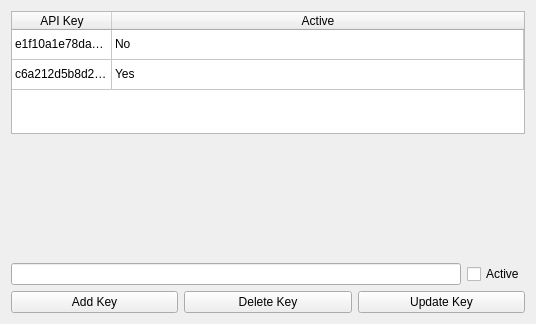
<?xml version="1.0" encoding="UTF-8"?>
<ui version="4.0">
 <class>Form</class>
 <widget class="QWidget" name="Form">
  <property name="geometry">
   <rect>
    <x>0</x>
    <y>0</y>
    <width>536</width>
    <height>324</height>
   </rect>
  </property>
  <property name="windowTitle">
   <string>Form</string>
  </property>
  <layout class="QHBoxLayout" name="horizontalLayout_2">
   <item>
    <layout class="QVBoxLayout" name="verticalLayout">
     <item>
      <widget class="QTableWidget" name="tblAPI">
       <property name="horizontalScrollBarPolicy">
        <enum>Qt::ScrollBarAlwaysOff</enum>
       </property>
       <property name="sizeAdjustPolicy">
        <enum>QAbstractScrollArea::AdjustToContents</enum>
       </property>
       <property name="autoScroll">
        <bool>false</bool>
       </property>
       <property name="alternatingRowColors">
        <bool>false</bool>
       </property>
       <property name="selectionMode">
        <enum>QAbstractItemView::ExtendedSelection</enum>
       </property>
       <property name="selectionBehavior">
        <enum>QAbstractItemView::SelectRows</enum>
       </property>
       <property name="textElideMode">
        <enum>Qt::ElideRight</enum>
       </property>
       <property name="showGrid">
        <bool>true</bool>
       </property>
       <property name="sortingEnabled">
        <bool>true</bool>
       </property>
       <property name="wordWrap">
        <bool>false</bool>
       </property>
       <attribute name="horizontalHeaderVisible">
        <bool>true</bool>
       </attribute>
       <attribute name="horizontalHeaderCascadingSectionResizes">
        <bool>true</bool>
       </attribute>
       <attribute name="horizontalHeaderMinimumSectionSize">
        <number>39</number>
       </attribute>
       <attribute name="horizontalHeaderDefaultSectionSize">
        <number>100</number>
       </attribute>
       <attribute name="horizontalHeaderHighlightSections">
        <bool>false</bool>
       </attribute>
       <attribute name="horizontalHeaderShowSortIndicator" stdset="0">
        <bool>true</bool>
       </attribute>
       <attribute name="horizontalHeaderStretchLastSection">
        <bool>true</bool>
       </attribute>
       <attribute name="verticalHeaderVisible">
        <bool>false</bool>
       </attribute>
       <attribute name="verticalHeaderStretchLastSection">
        <bool>false</bool>
       </attribute>
       <row>
        <property name="text">
         <string>1</string>
        </property>
       </row>
       <row>
        <property name="text">
         <string>2</string>
        </property>
       </row>
       <column>
        <property name="text">
         <string>API Key</string>
        </property>
        <property name="foreground">
         <brush brushstyle="SolidPattern">
          <color alpha="255">
           <red>0</red>
           <green>0</green>
           <blue>0</blue>
          </color>
         </brush>
        </property>
       </column>
       <column>
        <property name="text">
         <string>Active</string>
        </property>
       </column>
       <item row="0" column="0">
        <property name="text">
         <string>e1f10a1e78da46f5b10a1e78da96f525</string>
        </property>
        <property name="background">
         <brush brushstyle="NoBrush">
          <color alpha="255">
           <red>0</red>
           <green>0</green>
           <blue>0</blue>
          </color>
         </brush>
        </property>
       </item>
       <item row="0" column="1">
        <property name="text">
         <string>No</string>
        </property>
       </item>
       <item row="1" column="0">
        <property name="text">
         <string>c6a212d5b8d24b8ba212d5b8d21b8b56</string>
        </property>
       </item>
       <item row="1" column="1">
        <property name="text">
         <string>Yes</string>
        </property>
       </item>
      </widget>
     </item>
     <item>
      <spacer name="vSpacer">
       <property name="orientation">
        <enum>Qt::Vertical</enum>
       </property>
       <property name="sizeHint" stdset="0">
        <size>
         <width>20</width>
         <height>40</height>
        </size>
       </property>
      </spacer>
     </item>
     <item>
      <layout class="QHBoxLayout" name="horizontalLayout">
       <item>
        <widget class="QLineEdit" name="textEdit"/>
       </item>
       <item>
        <widget class="QCheckBox" name="checkBoxActive">
         <property name="text">
          <string>Active</string>
         </property>
        </widget>
       </item>
      </layout>
     </item>
     <item>
      <layout class="QHBoxLayout" name="horizontalLayout_3">
       <item>
        <widget class="QPushButton" name="btnAdd">
         <property name="text">
          <string>Add Key</string>
         </property>
        </widget>
       </item>
       <item>
        <widget class="QPushButton" name="btnDelete">
         <property name="text">
          <string>Delete Key</string>
         </property>
        </widget>
       </item>
       <item>
        <widget class="QPushButton" name="btnUpdate">
         <property name="text">
          <string>Update Key</string>
         </property>
        </widget>
       </item>
      </layout>
     </item>
    </layout>
   </item>
  </layout>
 </widget>
 <resources/>
 <connections>
  <connection>
   <sender>tblAPI</sender>
   <signal>doubleClicked(QModelIndex)</signal>
   <receiver>textEdit</receiver>
   <slot>paste()</slot>
   <hints>
    <hint type="sourcelabel">
     <x>267</x>
     <y>69</y>
    </hint>
    <hint type="destinationlabel">
     <x>238</x>
     <y>271</y>
    </hint>
   </hints>
  </connection>
 </connections>
</ui>
